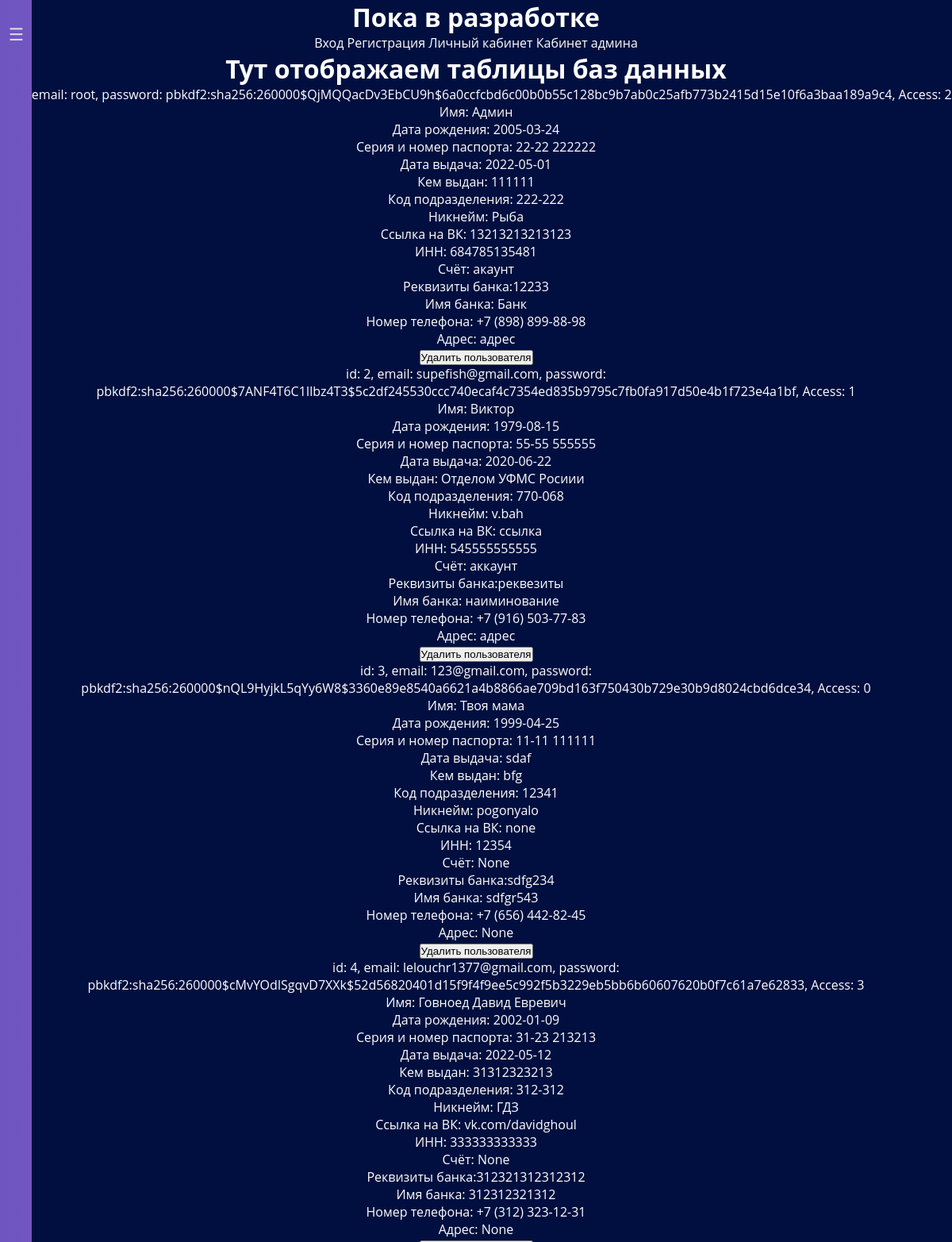
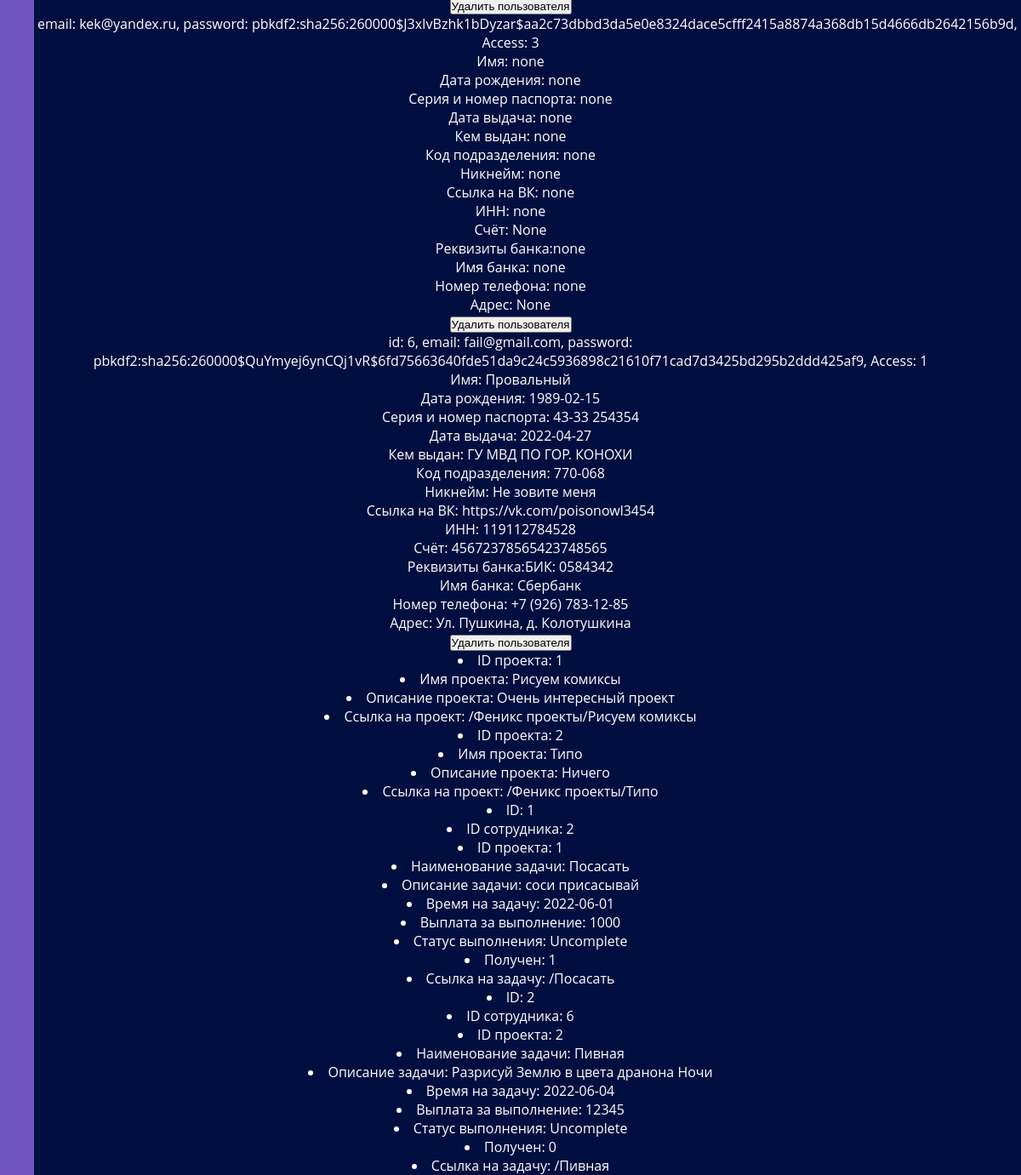
Page /admin (signed in) on the earlier database version (2 pictures, top to bottom).
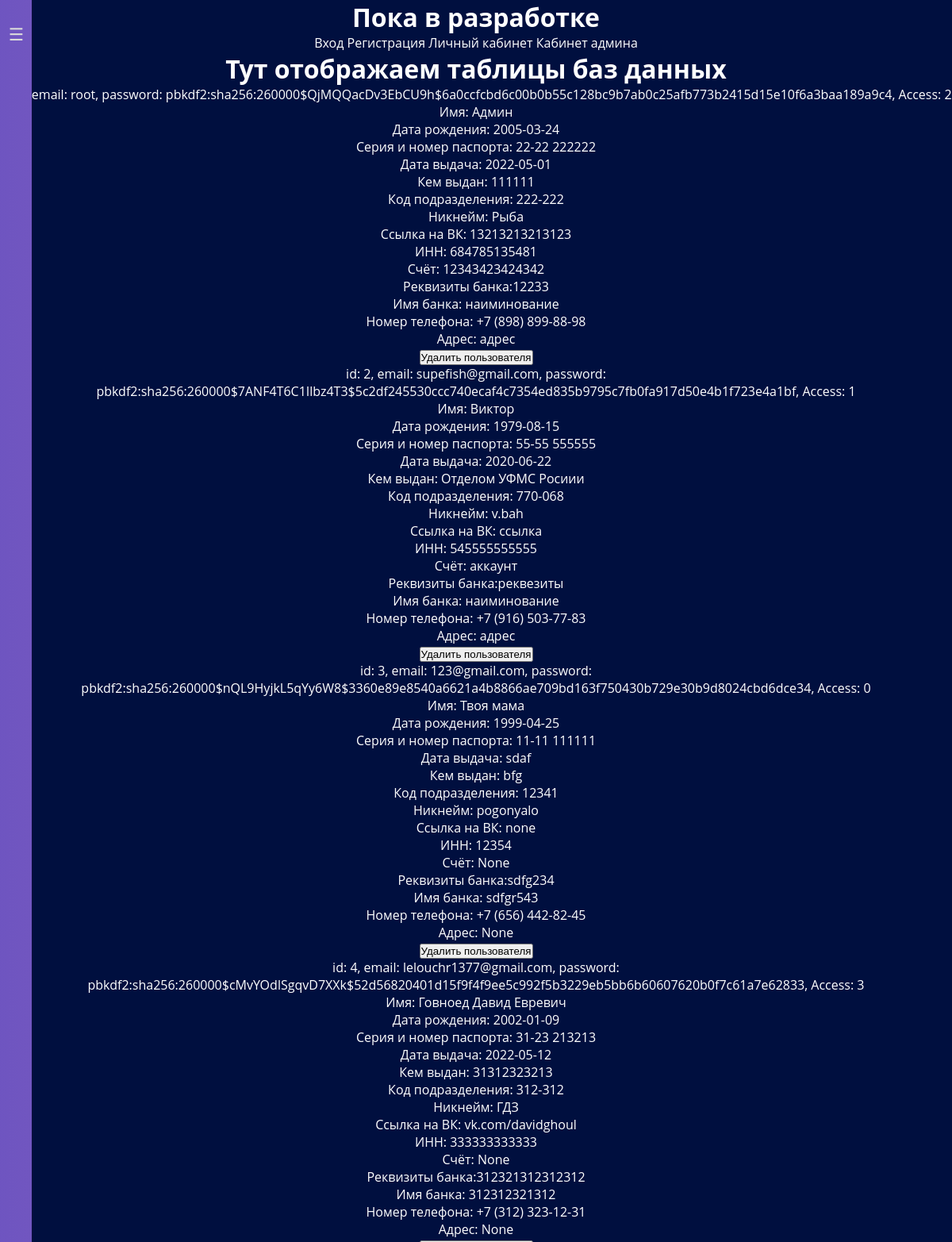
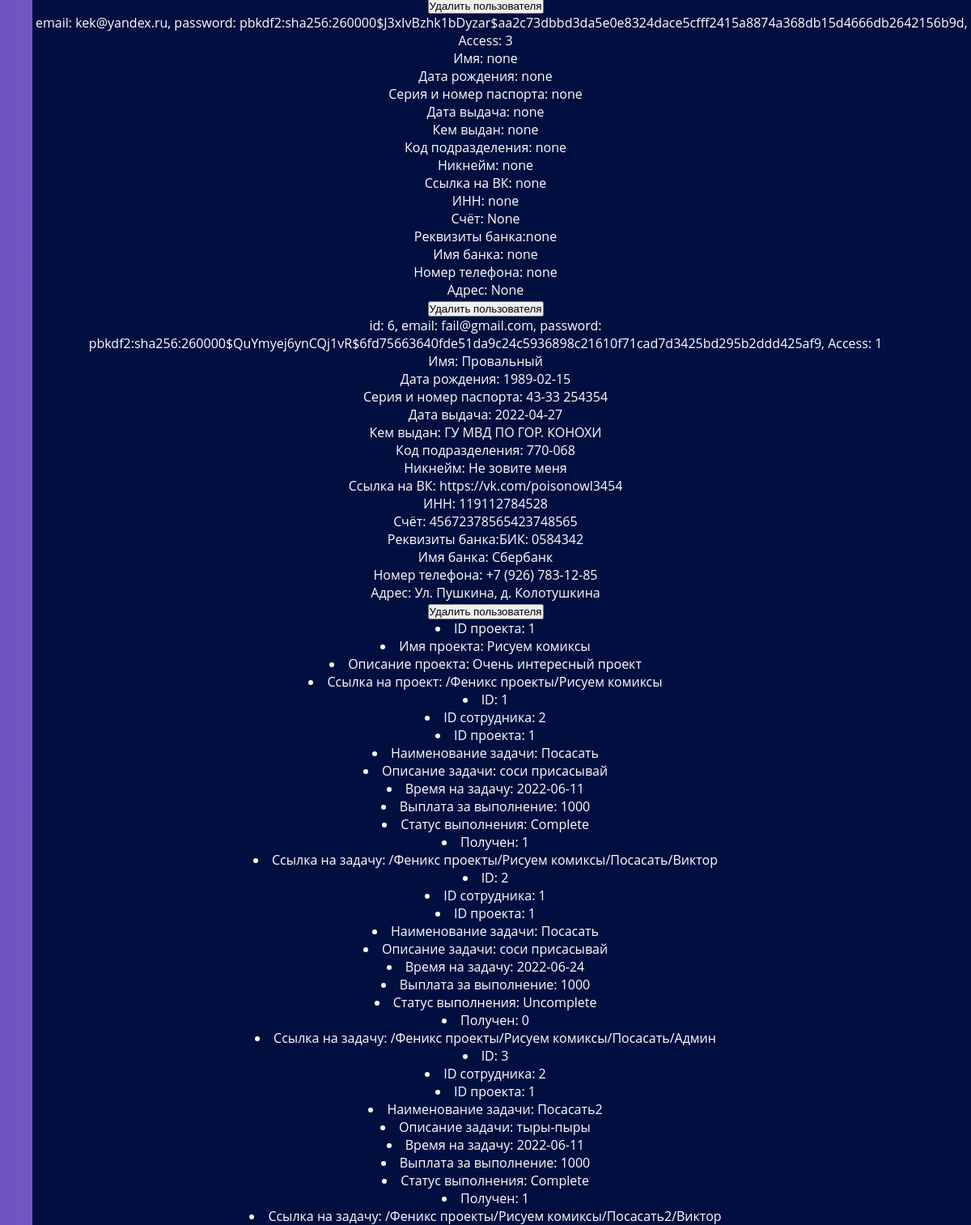
Same page on the later database version (2 pictures, top to bottom).
### app/models.py (models this page shows, shortened)
class User(db.Model,UserMixin):
    __tablename__ = 'users'
    id = db.Column(db.Integer, primary_key =True) #id
    email = db.Column(db.String(20), nullable=False) # эмаил
    password_hash = db.Column(db.String(100), nullable=False) # пароль
    who  = db.Column(db.Integer)# 0 - user, 1 - showrunner, 2- admin, 3 - профиль заблокирован
    pr = db.relationship('Users_Data', backref='user', uselist=False) #Связываем таблицу User с таблицей Users_Data, где первая - родитель, вторая - наследует

class Users_Data(db.Model):
    __tablename__ = 'users_Data'
    id = db.Column(db.Integer, primary_key =True) #id
    idUser = db.Column(db.Integer, db.ForeignKey('users.id'),db.ForeignKey('massege.id_user'))  # id пользователя. Берёт из user
    name = db.Column(db.String(100), nullable=True) #ФИО
    nickname = db.Column(db.String(20), nullable=True) # прозвище
    link_vk = db.Column(db.String(50), nullable=True) # ссылка на вк
    birthDAy = db.Column(db.String(100), nullable=True)# Дата рождения
    passport = db.Column(db.String(100), nullable=True)# номер паспорта
    passportData = db.Column(db.String(100), nullable=True)# дата выдачи
    passportBy = db.Column(db.String(100), nullable=True)# кем выдан паспорт
    passportCod = db.Column(db.String(100), nullable=True)# код подразделения
    address = db.Column(db.Text, nullable=True)#Адрес проживания
    bankAccount = db.Column(db.Text, nullable=True)# Личный счёт пользователя
    inn = db.Column(db.String(12), nullable=True) # инн
    bank_details = db.Column(db.String(100), nullable=True) # реквизиты банка
    bankName = db.Column(db.String(100), nullable=True) # название банка
    phone_number = db.Column(db.String(11), nullable=True) # номер телефона
    tags = db.Column(db.Text, nullable=True),#специализация
    avatar = db.Column(db.String(100), nullable=True)#аватарка пользователя
    up_ooo = db.Column(db.Integer, nullable=True) # проверка ИП и ООО, 0 - нет, 1 - да
    ogrn = db.Column(db.String(13), nullable=True)#ОГРН Пользователя
    chekManager = db.Column(db.Integer, nullable=True) # посмотрел ли профиль менеджер. 0 - профиль не заполне, 1 - профиль на проверке у менеджера, 2 - профиль проверил менеджер

class Project(db.Model):
    __tablename__ = 'projects'
    id = db.Column(db.Integer, primary_key=True)# id проекта
    projectName = db.Column(db.String(255))# имя проекта
    descProject = db.Column(db.String(255))# описание проекта
    linkDisk = db.Column(db.String(255))# ссылка на гугл диск
    linkPoto = db.Column(db.String(255))# ссылка на изображения

class Tasks(db.Model):
    __tablename__ = 'task'
    id = db.Column(db.Integer, primary_key=True)#id задачи
    idUser = db.Column(db.Integer)  # id пользователя. Берёт из таблицы user
    idProject = db.Column(db.Integer)  # id проекта. Берёт из таблицы project
    id_folder = db.Column(db.Integer)# id папки
    nameTask = db.Column(db.String(255))# имя задачи
    descTask = db.Column(db.String(255))# Описание задачи
    timeTask = db.Column(db.String(255))# время выполнения
    manyTask = db.Column(db.String(255))# деньги за задачу
    statusСompleted = db.Column(db.String(255))#статус выполнения Сomplete - выполненно, Uncomplete - не сделано,Сheck - на проверк
    receipt = db.Column(db.Integer)# проверка чека 0 - чек не нужен,1 - чек еще не прекреплен, 2 - чек прекреплен, 3 - чек проверен
    linkDisk = db.Column(db.String(255))# ссылка на диск

### app/views.py (the view, shortened to what this page needs)
@app.route('/admin', methods=['POST', 'GET'])  # Страница, доступная ЛИШЬ админу
@login_required  # только зарегистрированный человек сможет зайти
def admin():
    if current_user.who == 2:
        info = []
        info = models.User.query.all()
        tasks = models.Tasks.query.all()
        projects = models.Project.query.all()
        return render_template('admin.html', list=info, tasks=tasks, projects=projects)
    else:
        return render_template('cabinet.html')

### app/models.py (called while the page is built)
@login_manager.user_loader # загрузка пользователя
def load_user(id):
    return db.session.query(User).get(id)

### app/templates/admin.html (shortened to what this page needs)
{% extends 'base.html' %}
{% block body %}
<h1>Пока в разработке</h1>
<a href = "index">Вход</a>
<a href = "register">Регистрация</a>
<a href = "cabinet">Личный кабинет</a>
<a href = "admin">Кабинет админа</a>
  <h1>Тут отображаем таблицы баз данных</h1>
  <ul>
{% for u in list %}
<li>id: {{u.id}}, email: {{u.email}}, password: {{u.password_hash}}, Access: {{u.who}}</p>
         <ul>
         <li>Имя: {{u.pr.name}}</li>
         <li>Дата рождения: {{u.pr.birthDAy}}</li>
         <li>Серия и номер паспорта: {{u.pr.passport}}</li>
           <li>Дата выдача: {{u.pr.passportData}}</li>
           <li>Кем выдан: {{u.pr.passportBy}}</li>
           <li>Код подразделения: {{u.pr.passportCod}}</li>
           <li>Никнейм: {{u.pr.nickname}}</li>
           <li>Ссылка на ВК: {{u.pr.link_vk}}</li>
           <li>ИНН: {{u.pr.inn}}</li>
           <li>Счёт: {{u.pr.bankAccount}}</li>
           <li>Реквизиты банка:{{u.pr.bank_details}}</li>
           <li>Имя банка: {{u.pr.bankName}}</li>
           <li>Номер телефона: {{u.pr.phone_number}}</li>
           <li>Адрес: {{u.pr.address}} <p></p></li>
         </ul>
         <form method = "post"> <input type="button" value="Удалить пользователя" name = "{{u.id}}" id = "{{u.id}}" class="delete_user"></form>
</li>
{% endfor %}
</ul>
  {% for u in projects %}
         <li>ID проекта: {{u.id}}</li>
         <li>Имя проекта: {{u.projectName}}</li>
         <li>Описание проекта: {{u.descProject}}</li>
           <li>Ссылка на проект: {{u.linkDisk}} <p></p></li>
{% endfor %}
  {% for u in tasks %}
           <li>ID: {{u.id}}</li>
         <li>ID сотрудника: {{u.idUser}}</li>
         <li>ID проекта: {{u.idProject}}</li>
         <li>Наименование задачи: {{u.nameTask}}</li>
           <li>Описание задачи: {{u.descTask}}</li>
           <li>Время на задачу: {{u.timeTask}}</li>
           <li>Выплата за выполнение: {{u.manyTask}}</li>
           <li>Статус выполнения: {{u.statusСompleted}}</li>
           <li>Получен: {{u.receipt}}</li>
           <li>Ссылка на задачу: {{u.linkDisk}} <p></p></li>
{% endfor %}
{% endblock %}

### app/templates/base.html (shortened to what this page needs)
<!DOCTYPE html>
<html lang="ru">
<head>
    <link rel="stylesheet" href="{{ url_for ('static', filename='css/style.css')}}">
</head>
<body align="center">
    <nav class="nav">
        <label for="nav-toggle" class="nav-toggle" onclick></label>
        <div class="logo">
        </div>
        <ul>
</ul>
</nav>
    {% block body %}
    {% endblock %}
</body>
</html>

### app/static/css/style.css (style rules this page uses)
body { background-color: #000F3F; background-image: url(../bg-fenix.svg); background-size: cover; color: white; font-family: 'Open Sans', sans-serif; }
* { margin: 0; padding: 0; }
a { text-decoration: none; color: white; }
.nav { width: 320px; min-width: 320px; height: 100%; position: fixed; top: 0; bottom: 0; margin: 0; left: -320px; padding: 15px 20px; -webkit-transition: left 0.3s; -moz-transition: left 0.3s; transition: left 0.3s; background: linear-gradient(to right, #5E4DC1 20%, #7156c0 100%); z-index: 2000; text-align: left; font-size: 18px; }
.nav-toggle { position: absolute; left: 320px; width: 20px; top: 1em; padding: 0.5em; background: none; color: #dadada; cursor: pointer; font-size: 1.2em; line-height: 1; z-index: 2001; -webkit-transition: color .25s ease-in-out; -moz-transition: color .25s ease-in-out; transition: color .25s ease-in-out; }
.logo { display:grid; justify-content:left; align-content: space-between; position: relative; width: 100%; height: 200px; }
.nav-toggle:after { content: '\2630'; text-decoration: none; }
@media screen and (min-width: 320px) { html, body { margin: 0; overflow-x: hidden; } }
.nav > ul { display: block; margin: 0; padding: 0; list-style: none; }

Differences in the rows shown:
removed Project: id "2", projectName "Типо", descProject "Ничего", linkDisk "/Феникс проекты/Типо"
changed through a linked row, User "root": pr.bankAccount "акаунт" → "12343423424342"; pr.bankName "Банк" → "наиминование"
changed Tasks id 1: timeTask "2022-06-01" → "2022-06-11"; statusСompleted "Uncomplete" → "Сomplete"; linkDisk "/Посасать" → "/Феникс проекты/Рисуем комиксы/Посасать/Виктор"
changed Tasks "Uncomplete": idUser "6" → "1"; idProject "2" → "1"; nameTask "Пивная" → "Посасать"; descTask "Разрисуй Землю в цвета дранона Ночи" → "соси присасывай"; timeTask "2022-06-04" → "2022-06-24"; manyTask "12345" → "1000"; linkDisk "/Пивная" → "/Феникс проекты/Рисуем комиксы/Посасать/Админ"
added Tasks: id "3", idUser "2", idProject "1", nameTask "Посасать2", descTask "тыры-пыры", timeTask "2022-06-11", manyTask "1000", statusСompleted "Сomplete", receipt "1", linkDisk "/Феникс проекты/Рисуем комиксы/Посасать2/Виктор"
